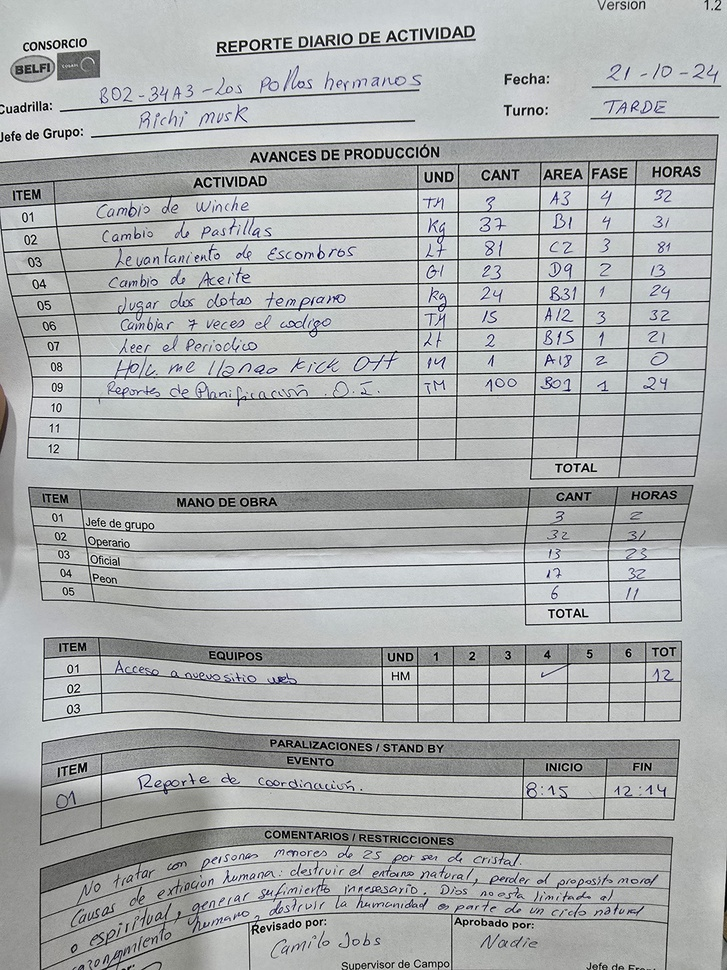
#> input picture datasets/datosv2.jpeg, 727 x 970 px, shrunk from 3000 x 4000 before the run
$ python ocr.py
#> lines starting #> are read from the running program, lines starting #| are printed output that depends on the picture; after the words box and inside, x2 and y2 are one past the last pixel; in counts of white or black regions, pixels touching at a corner belong together
import pytesseract
from PIL import Image
import pandas as pd
import re
import cv2

# Configura pytesseract (ajusta la ruta si es necesario)
# pytesseract.pytesseract.tesseract_cmd = r'C:\Program Files\Tesseract-OCR\tesseract.exe'  # Ruta predeterminada en Windows
pytesseract.pytesseract.tesseract_cmd = '/opt/homebrew/bin/tesseract'


# Cargar y preprocesar la imagen
def preprocess_image(image_path):
#> called with image_path = 'datasets/datosv2.jpeg'
    img = cv2.imread(image_path, cv2.IMREAD_COLOR)
#> img is the input picture: shape (970, 727, 3); mean B, G, R 173.9, 173.6, 171
    img = cv2.cvtColor(img, cv2.COLOR_BGR2GRAY)  # Convertir a escala de grises
#> img: shape (970, 727)
    img = cv2.threshold(img, 150, 255, cv2.THRESH_BINARY | cv2.THRESH_OTSU)[1]  # Binarización
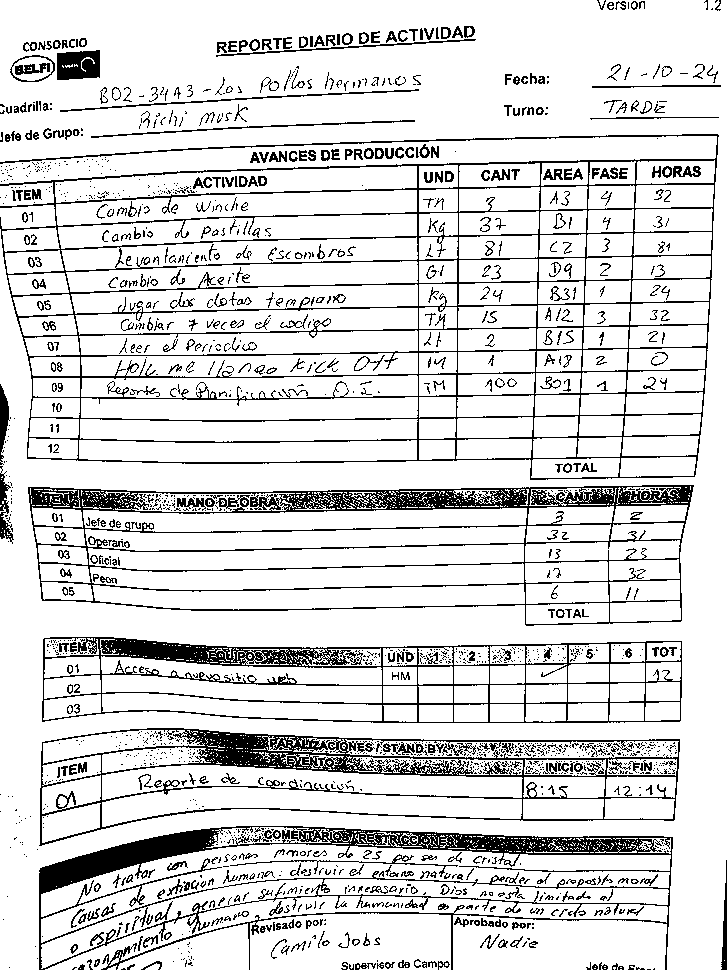
#> img: shape (970, 727); 85.4% white; black in thin lines or dots
    img = cv2.medianBlur(img, 3)  # Reducir ruido
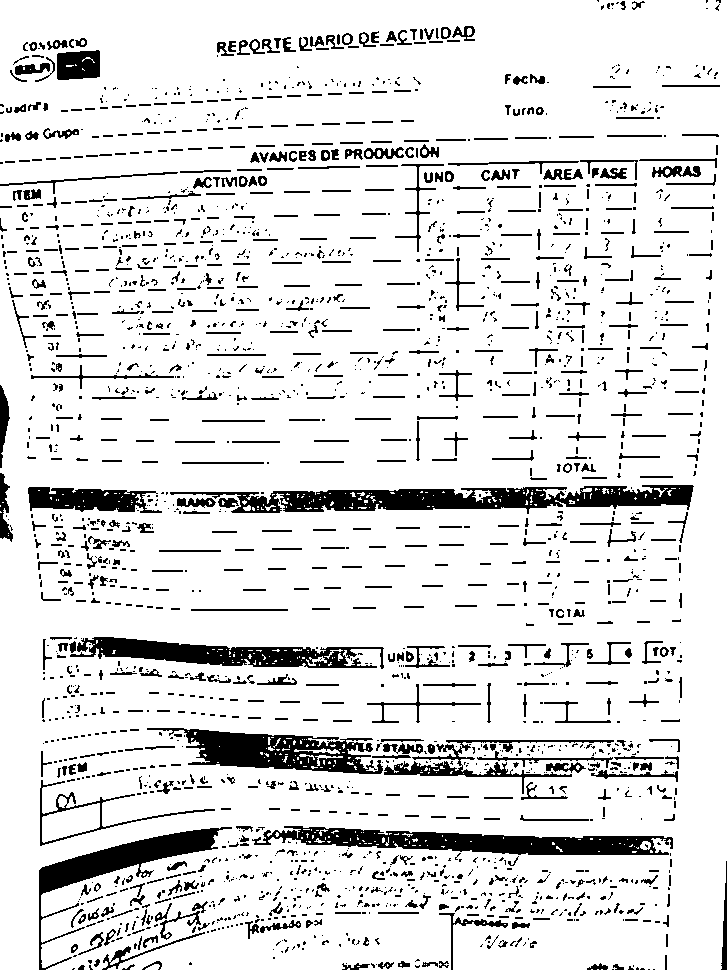
#> img: shape (970, 727); 87.6% white; 2229 black regions (1462 under 20 px), largest, box (x1, y1, x2, y2) and area: (170, 485, 694, 514) 7994, (252, 826, 673, 855) 6309, (147, 728, 383, 774) 5287
    return img

# Extraer texto de la imagen
def extract_text_from_image(image_path):
    img = preprocess_image(image_path)
#> (the run stopped early here; a loop or call above may not have finished)
